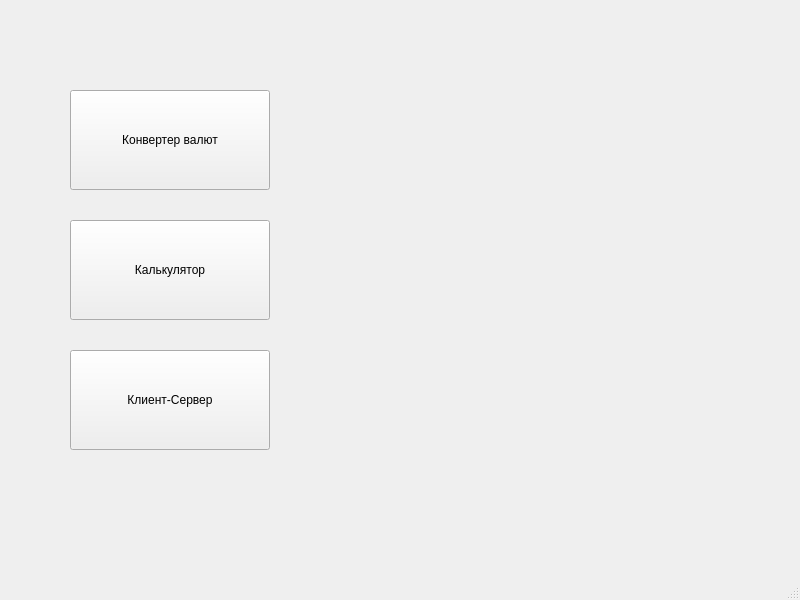
<?xml version="1.0" encoding="UTF-8"?>
<ui version="4.0">
 <class>MainWindow</class>
 <widget class="QMainWindow" name="MainWindow">
  <property name="geometry">
   <rect>
    <x>0</x>
    <y>0</y>
    <width>800</width>
    <height>600</height>
   </rect>
  </property>
  <property name="windowTitle">
   <string>MainWindow</string>
  </property>
  <widget class="QWidget" name="centralwidget">
   <widget class="QPushButton" name="currencyConvert">
    <property name="geometry">
     <rect>
      <x>70</x>
      <y>90</y>
      <width>200</width>
      <height>100</height>
     </rect>
    </property>
    <property name="minimumSize">
     <size>
      <width>200</width>
      <height>100</height>
     </size>
    </property>
    <property name="baseSize">
     <size>
      <width>200</width>
      <height>100</height>
     </size>
    </property>
    <property name="text">
     <string>Конвертер валют</string>
    </property>
   </widget>
   <widget class="QPushButton" name="Calculator">
    <property name="geometry">
     <rect>
      <x>70</x>
      <y>220</y>
      <width>200</width>
      <height>100</height>
     </rect>
    </property>
    <property name="minimumSize">
     <size>
      <width>200</width>
      <height>100</height>
     </size>
    </property>
    <property name="baseSize">
     <size>
      <width>200</width>
      <height>100</height>
     </size>
    </property>
    <property name="text">
     <string>Калькулятор</string>
    </property>
   </widget>
   <widget class="QPushButton" name="ClientServer">
    <property name="geometry">
     <rect>
      <x>70</x>
      <y>350</y>
      <width>200</width>
      <height>100</height>
     </rect>
    </property>
    <property name="minimumSize">
     <size>
      <width>200</width>
      <height>100</height>
     </size>
    </property>
    <property name="baseSize">
     <size>
      <width>200</width>
      <height>100</height>
     </size>
    </property>
    <property name="text">
     <string>Клиент-Сервер</string>
    </property>
   </widget>
  </widget>
  <widget class="QMenuBar" name="menubar">
   <property name="geometry">
    <rect>
     <x>0</x>
     <y>0</y>
     <width>800</width>
     <height>25</height>
    </rect>
   </property>
  </widget>
  <widget class="QStatusBar" name="statusbar"/>
 </widget>
 <resources/>
 <connections/>
</ui>
